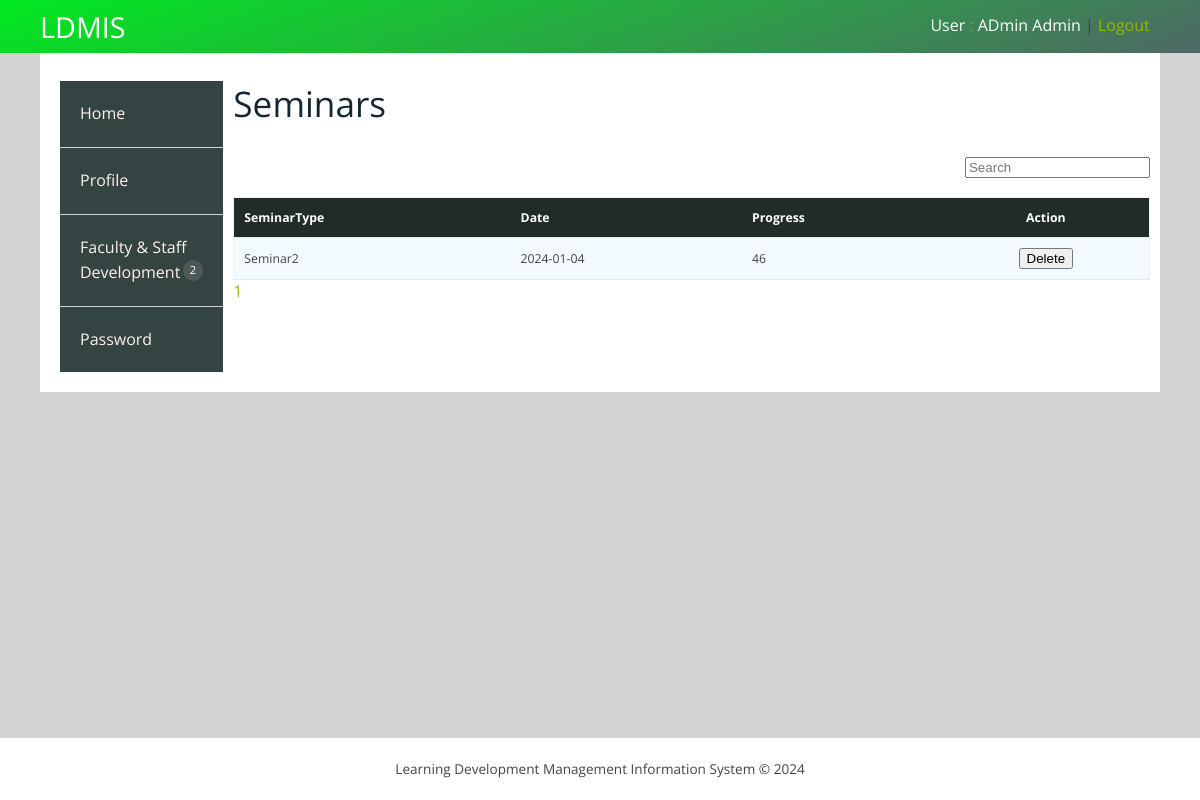
/user/seminarsview.php (signed in), run on the app's committed database.
### tables this page shows
CREATE TABLE `seminardetails` (
  `Detail_Id` int(11) NOT NULL,
  `EmpId` int(20) DEFAULT NULL,
  `SeminarType` text DEFAULT NULL,
  `date` date DEFAULT NULL,
  `Progress` int(3) DEFAULT NULL
);

### user/seminarsview.php (the view, shortened to what this page needs)
<?php include('userheader.php'); ?>
<?php
    $dbs = new database();
    $db = $dbs->connection();
    $page = "";
    $EmpId = $_SESSION['User']['EmployeeId'];
    $total_query = mysqli_query($db, "SELECT COUNT(Detail_Id) as total FROM seminardetails WHERE EmpId = '$EmpId'");
    $total_result = mysqli_fetch_array($total_query);
    $total_records = $total_result['total'];
    $RecordeLimit = 10;
    $sql = mysqli_query($db, "SELECT * FROM seminardetails WHERE EmpId = '$EmpId' LIMIT $RecordeLimit");
    for ($i = 0; $i < ceil($total_records / $RecordeLimit); $i++) {
        $d = $i + 1;
        $page .= "<a href='?bn=$d'>$d</a>&nbsp &nbsp &nbsp";
    }
?>
<link rel="stylesheet" type="text/css" href="../css/table-style.css" />
<div class="validation-form">
    <div>
        <div class="w3l-table-info">
            <h2>Seminars</h2>
            <br>
            <div class="s-12 l-10">
                <form method="GET" action="#">
                    <input style="float: right;" placeholder="Search" value="<?php echo (isset($SearchName)) ? $SearchName : ''; ?>" type="search-box" name="search"><br>
                </form>
                <table id="table">
                    <thead>
                        <tr>
                            <th style="text-transform: capitalize;">SeminarType</th>
                            <th style="text-transform: capitalize;">Date</th>
                            <th style="text-transform: capitalize;">Progress</th>
                            <th style="text-transform: capitalize; text-align: center;">Action</th>
                        </tr>
                    </thead>
                    <tbody>
                        <?php while ($row = mysqli_fetch_assoc($sql)) { ?>
                            <tr>
                                <td><?php echo $row['SeminarType']; ?></td>
                                <td><?php echo $row['date']; ?></td>
                                <td><?php echo $row['Progress']; ?></td>
                                <td style="text-align: center;">
                                    <form method="POST" action="#">
                                        <u><button type="submit" name="delete" class="btn btn-default">Delete</button></u>
                                    </form>
                                </td>
                            </tr>
                        <?php } ?>
                    </tbody>
                </table>
            </div>
            <div><?php echo $page; ?></div>
        </div>
    </div>
</div>
</div>
<?php include('userfooter.php'); ?>

### user/css/responsee.css (style rules this page uses)
* { -webkit-box-sizing:border-box; -moz-box-sizing:border-box; box-sizing:border-box; margin:0; }
body { background:none repeat scroll 0 0 #d3d3d3; font-size:16px; font-family:"Open Sans",Arial,sans-serif; color:#444; }
h1,h2,h3,h4,h5,h6 { color:#152732; font-weight: normal; line-height: 1.3; margin:0.5rem 0; }
h2 { font-size:2.2rem; }
a, a:link, a:visited, a:hover, a:active { text-decoration:none; color:#9BB800; transition:color 0.20s linear 0s; -o-transition:color 0.20s linear 0s; -ms-transition:color 0.20s linear 0s; -moz-transition:color 0.20s linear 0s; -webkit-transition:color 0.20s linear 0s; }
p,li,dl,blockquote,table,kbd { font-size: 0.85rem; line-height: 1.6; }
table { background:none repeat scroll 0 0 #fff; border:1px solid #f0f0f0; border-collapse:collapse; border-spacing:0; text-align:left; width:100%; margin-left: 8px; }
table tr td, table tr th { padding:0.625rem; }
table tfoot, table thead,table tr:nth-of-type(2n) { background:none repeat scroll 0 0 #f0f0f0; }
th,table tr:nth-of-type(2n) td { border-right:1px solid #fff; }
form { line-height:1.4; }
.s-1, .s-2, .s-five,.s-3, .s-4, .s-5, .s-6, .s-7, .s-8, .s-9, .s-10, .s-11, .s-12, .m-1, .m-2, .m-five, .m-3, .m-4, .m-5, .m-6, .m-7, .m-8, .m-9, .m-10, .m-11, .m-12, .l-1, .l-2, .l-five, .l-3, .l-4, .l-5, .l-6, .l-7, .l-8, .l-9, .l-10, .l-11, .l-12 { float:left; position:static; }
.s-12 { width:100%; }
.l-10 { width:83.3333%; }

### css/table-style.css (style rules this page uses)
table { background: white; border-collapse: collapse; margin: 1.25em 0 0; width: 100%; }
table tr, table th, table td { border: none; border-bottom: 1px solid #e8e8e8; font-size: .95em; }
table th, table td { padding: 10px 12px; text-align: left; }
table th { background: #212b2a; color: #fff; text-transform: uppercase; }
table tr td { background: #f3faff; color: #424242; }
table { width: 100%; }

### data on the page
seminardetails: SeminarType "Seminar2", date "2024-01-04", Progress "46"

### other printed values
$_SESSION['User']['FirstName'] "ADmin"
$_SESSION['User']['LastName'] "Admin"
$d "1"
